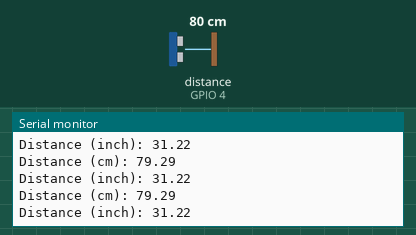
Recording of a sketch running on a simulated ESP32. Parts: the last lines printed to the serial monitor. Wiring (inferred from the names in the program): ultrasonic range finder: trigger GPIO 2; echo GPIO 4. Inputs (shaded band) come from the test bench; at power-on: distance to the obstacle (sensor on GPIO 4) 80 cm. The echo pulse lasts 58.3 µs per cm; WiFi joins after 1.5 s; servers stay silent unless stated; storage starts empty.

Above: at 3.2 s.
3.3 s: distance to the obstacle (sensor on GPIO 4) set to 2 cm
At 4.0 s:
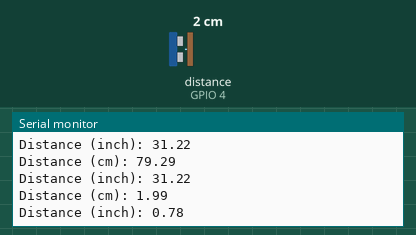
4.8 s: distance to the obstacle (sensor on GPIO 4) set to 4 cm
At 5.5 s:
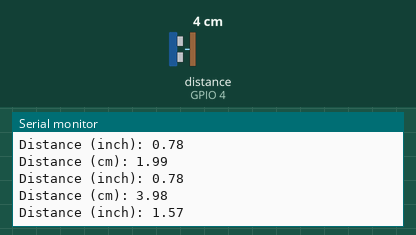
Timing chart, 0 to 7.8 s (numbered marks = the images above; inputs shaded):
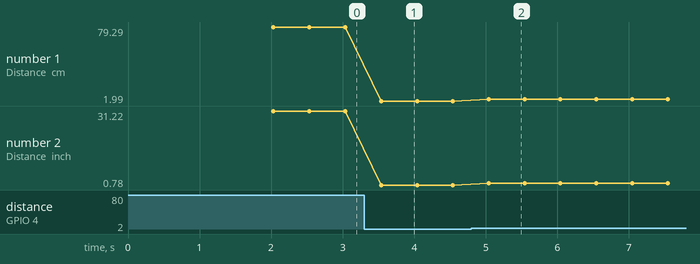

Measured:
- after the input at 3.3 s, the serial monitor: prints a new line after 0.24 s (image 1)
- after the input at 4.8 s, the serial monitor: prints a new line after 0.24 s (image 2)
- plotted number 1: 79.29 → 1.99 after the input at 3.3 s, 1.99 → 3.98 after the input at 4.8 s
- plotted number 2: 31.22 → 0.78 after the input at 3.3 s, 0.78 → 1.57 after the input at 4.8 s

The sketch:

0006-Esp32-SR04.ino
```cpp
/*********
  Trevor Pham
  Complete project details at https://ohmbedkernel.substack.com/
*********/

// Import required libraries
#include "WiFi.h"
#include "ESPAsyncWebServer.h"
#include "LittleFS.h"
#include <ESP32Servo.h>

// Replace with your network credentials
const char* ssid = "REPLACE_WITH_YOUR_SSID";
const char* password = "REPLACE_WITH_YOUR_PASSWORD";

// Create AsyncWebServer object on port 80
AsyncWebServer server(80);

//define sound speed in cm/uS
#define SOUND_SPEED 0.034
#define CM_TO_INCH 0.393701

// Declare for HC-SR04
const int trigPin = 2;
const int echoPin = 4;
long duration;
float distanceCm;
float distanceInch;

// Replaces placeholder in HTML file
String processor(const String& var) {
  return String();
}

void setup() {
  // Serial port for debugging purposes
  Serial.begin(115200);

  // Initialize HC-SR04
  pinMode(trigPin, OUTPUT); // Sets the trigPin as an Output
  pinMode(echoPin, INPUT); // Sets the echoPin as an Input

  // Initialize LittleFS
  if (!LittleFS.begin(true)) {
    Serial.println("An Error has occurred while mounting LittleFS");
    return;
  }

  // Connect to Wi-Fi
  WiFi.begin(ssid, password);
  while (WiFi.status() != WL_CONNECTED) {
    delay(1000);
    Serial.println("Connecting to WiFi..");
  }

  // Print ESP32 Local IP Address
  Serial.println(WiFi.localIP());

  // Start web server
  WebServerInit();
}

void loop() {
  // Clears the trigPin
  digitalWrite(trigPin, LOW);
  delayMicroseconds(2);
  // Sets the trigPin on HIGH state for 10 micro seconds
  digitalWrite(trigPin, HIGH);
  delayMicroseconds(10);
  digitalWrite(trigPin, LOW);

  // Reads the echoPin, returns the sound wave travel time in microseconds
  duration = pulseIn(echoPin, HIGH);

  // Calculate the distance
  distanceCm = duration * SOUND_SPEED/2;

  // Convert to inches
  distanceInch = distanceCm * CM_TO_INCH;

  // Prints the distance in the Serial Monitor
  Serial.print("Distance (cm): ");
  Serial.println(distanceCm);
  Serial.print("Distance (inch): ");
  Serial.println(distanceInch);
  delay(500);
}

/***************************************************************/
/*                        WEBSERVER                            */
/***************************************************************/

void WebServerInit(void) {
  Serial.println("Setting webserver");

  // Route for root / web page
  server.on("/", HTTP_GET, [](AsyncWebServerRequest *request) {
    request->send(LittleFS, "/index.html", String(), false, processor);
  });

  // Route to load style.css
  server.on("/style.css", HTTP_GET, [](AsyncWebServerRequest *request) {
    request->send(LittleFS, "/style.css", "text/css");
  });

  // Route to load script.js
  server.on("/script.js", HTTP_GET, [](AsyncWebServerRequest *request) {
    request->send(LittleFS, "/script.js", "application/javascript");
  });

  // Get distance
  server.on("/distance", HTTP_GET, [](AsyncWebServerRequest *request) {
    // Trả về khoảng cách (cm) dưới dạng text
    request->send(200, "text/plain", String(distanceCm, 2));
  });

  server.begin();
}
```
